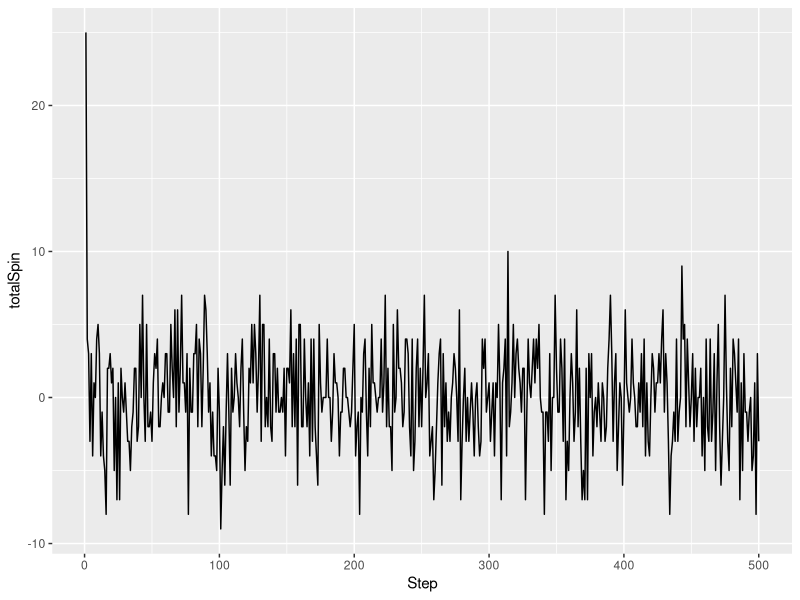

Generate this figure with R: (Note: this script raises an error after producing the figure.)
library(tidyverse)
library(gganimate)

#Setting of the principal parameters
NUMBER = 50
SPIN = 0.5
TMAX = 500

#Each particule has a uniform probabilaty that their spin equals 1/2 or -1/2
#the matrix Status register all the microstates of the N particules at each row
Status = matrix(0, nrow=TMAX, ncol=NUMBER)

#Initially, all particules are in a + state
Status[1,] = rep(SPIN,NUMBER)

#Evaluate each step of the system
for(i in 2:TMAX){
  Status[i,] = (2*rbinom(NUMBER,1,0.5)-1)*SPIN
}

totalSpin = apply(Status,1,sum)
Step = 1:TMAX
time = 1:TMAX

#Convert into a dataframe
df = data.frame(Step,totalSpin)

#using ggplot2

p <- ggplot(df, aes(x = Step, y = totalSpin, frame = Step)) + geom_line()

gganimate(p)
